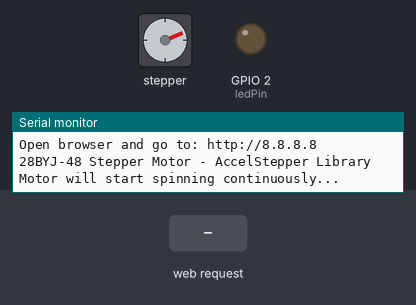
This sketch was run on a simulated ESP32. On the bench: stepper motor, output pins drawn as LEDs (lit = HIGH), the last lines printed to the serial monitor. The inputs (shaded band) are chosen by the test bench. Storage starts empty; random numbers use the default seed unless the sketch sets one; stepper angles assume 4096 steps per turn.

Above: at 1.2 s.
1.3 s: HTTP request GET /toggle received
At 1.69 s:
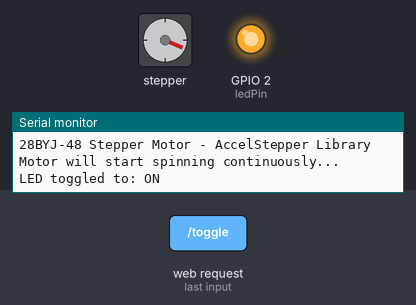
4.3 s: HTTP request GET / received
7.3 s: HTTP request GET /off received
At 7.7 s:
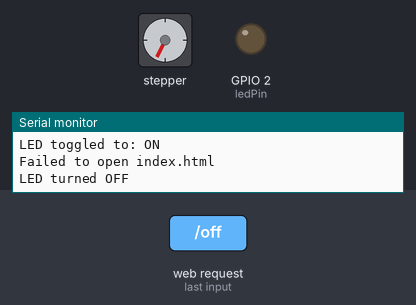
13.3 s: HTTP request GET /toggle received
At 13.71 s:
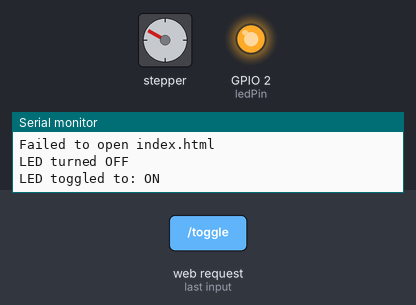
16.3 s: HTTP request GET /off received
At 16.71 s:
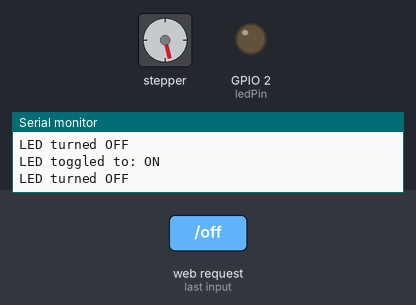
Timing chart, 0 to 23.3 s (numbered marks = the images above; inputs shaded):
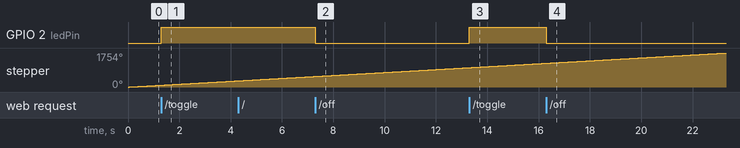

Measured:
- after the input at 1.3 s, GPIO 2 (ledPin): LOW → HIGH at once
- after the input at 7.3 s, GPIO 2 (ledPin): HIGH → LOW at once
- after the input at 13.3 s, GPIO 2 (ledPin): LOW → HIGH at once
- after the input at 16.3 s, GPIO 2 (ledPin): HIGH → LOW at once

The sketch:

mastercode.ino
```cpp
#include <WiFi.h>
#include <WebServer.h>
#include <LittleFS.h>
#include <AccelStepper.h>

// Define pin connections
#define IN1 21
#define IN2 19
#define IN3 18
#define IN4 5

// Access Point credentials
const char* ssid = "ESP32-WebServer";     // Name of the WiFi network
const char* password = "12345678";         // Password (min 8 characters, or "" for open)

// Create web server on port 80
WebServer server(80);

// GPIO pins
const int ledPin = 2;  // Built-in LED on most ESP32 boards
bool ledState = false;

// Create stepper object
// AccelStepper::HALF4WIRE = 8 (half-step, 4-wire)
AccelStepper stepper(AccelStepper::HALF4WIRE, IN1, IN3, IN2, IN4);

void setup() {
  Serial.begin(115200);
  Serial.println();

  // Configure LED pin
  pinMode(ledPin, OUTPUT);
  digitalWrite(ledPin, LOW);

  // Initialize LittleFS
  if(!LittleFS.begin(true)){
    Serial.println("An Error has occurred while mounting LittleFS");
    return;
  }
  Serial.println("LittleFS mounted successfully");

  // List files in LittleFS (for debugging)
  listFiles();

  // Configure Access Point with custom IP
  Serial.print("Setting up Access Point ... ");

  // Set custom IP address - something easy to remember!
  IPAddress local_IP(8, 8, 8, 8);        // Easy: 8.8.8.8
  IPAddress gateway(8, 8, 8, 8);         // Same as IP
  IPAddress subnet(255, 255, 255, 0);    // Standard subnet

  // Configure the soft AP with custom IP
  WiFi.softAPConfig(local_IP, gateway, subnet);
  WiFi.softAP(ssid, password);

  IPAddress IP = WiFi.softAPIP();
  Serial.print("AP IP address: ");
  Serial.println(IP);

  // Setup web server routes
  server.on("/", handleRoot);
  server.on("/toggle", handleToggle);
  server.on("/off", handleOff);
  server.on("/sensors", handleSensors);
  server.on("/clients", handleClients);

  // Handle 404 for any other requests
  server.onNotFound([]() {
    server.send(404, "text/plain", "Not Found");
  });

  // Start server
  server.begin();
  Serial.println("HTTP server started");
  Serial.println("Connect to WiFi network: " + String(ssid));
  Serial.println("Open browser and go to: http://" + IP.toString());

  // Set maximum speed (steps per second)
  stepper.setMaxSpeed(1000);

  // Set acceleration (steps per second per second)
  stepper.setAcceleration(500);

  // Set initial speed (steps per second)
  stepper.setSpeed(1000);

  Serial.println("28BYJ-48 Stepper Motor - AccelStepper Library");
  Serial.println("Motor will start spinning continuously...");
}

void loop() {
  server.handleClient();
  stepper.runSpeed();
}

// List all files in LittleFS (for debugging)
void listFiles() {
  File root = LittleFS.open("/");
  File file = root.openNextFile();

  Serial.println("Files in LittleFS:");
  while(file) {
    Serial.print("  ");
    Serial.print(file.name());
    Serial.print(" - ");
    Serial.print(file.size());
    Serial.println(" bytes");
    file = root.openNextFile();
  }
}

// Handle root page - serve index.html from LittleFS
void handleRoot() {
  File file = LittleFS.open("/index.html", "r");
  if (!file) {
    Serial.println("Failed to open index.html");
    server.send(404, "text/plain", "File Not Found");
    return;
  }

  // Send file to client
  server.streamFile(file, "text/html");
  file.close();
}

// Handle LED toggle
void handleToggle() {
  ledState = !ledState;
  digitalWrite(ledPin, ledState);
  server.send(200, "text/plain", ledState ? "ON" : "OFF");
  Serial.println("LED toggled to: " + String(ledState ? "ON" : "OFF"));

  stepper.setSpeed(ledState ? 1000 : 0);
}

// Handle LED off
void handleOff() {
  ledState = false;
  digitalWrite(ledPin, LOW);
  server.send(200, "text/plain", "OFF");
  Serial.println("LED turned OFF");
}

// Handle sensor data (simulated)
void handleSensors() {
  // Simulate sensor readings
  float temperature = 20.0 + (random(100) / 10.0);  // 20.0 to 30.0
  int randomValue = random(0, 100);

  String json = "{";
  json += "\"temperature\":" + String(temperature, 1) + ",";
  json += "\"random\":" + String(randomValue);
  json += "}";

  server.send(200, "application/json", json);
}

// Handle connected clients count
void handleClients() {
  int numClients = WiFi.softAPgetStationNum();
  server.send(200, "text/plain", String(numClients));
}
```
